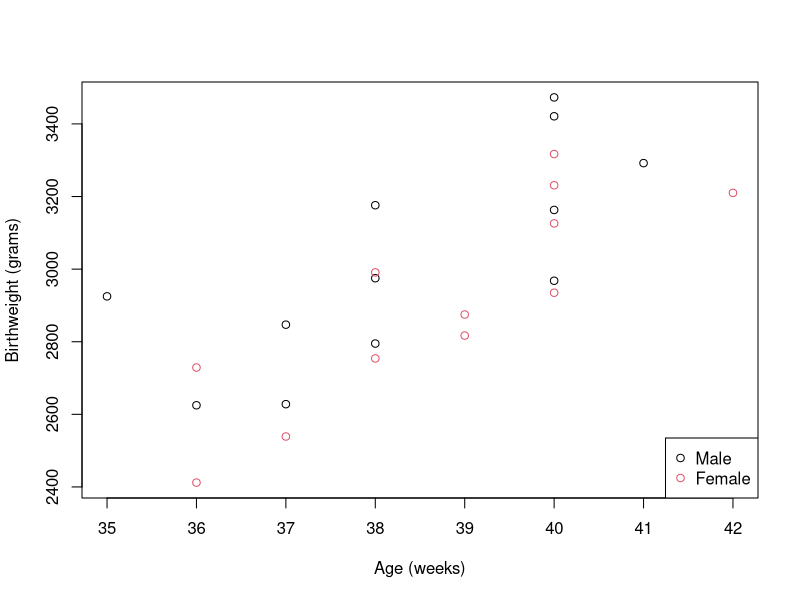
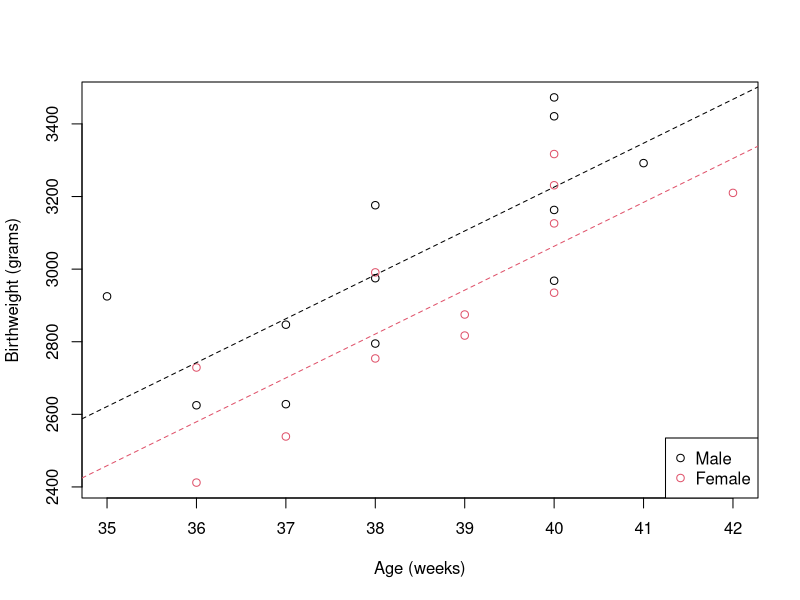

Source code (R) for these figures, in order:
## ---- chunk 1
knitr::opts_chunk$set(eval = FALSE)
knitr::opts_knit$set(root.dir = file.path('..', 'datasets'))
## ---- chunk 2
birth <- read.csv("birth.csv")
## ---- chunk 3
birth$Sex <- as.factor(birth$Sex)
## ---- chunk 4
plot(birth$Age, birth$Weight, xlab = "Age (weeks)", ylab = "Birthweight (grams)",
     col = birth$Sex)
legend("bottomright", legend = c("Male", "Female"), pch = 1, col = 1:2)
## ---- chunk 5
birth_lm1 <- lm(Weight ~ Sex + Age, data = birth)
## ---- chunk 6
birth_lm2 <- lm(Weight ~ Sex + Age + Sex:Age, data = birth)
## ---- chunk 7
newdata <- data.frame(Age = c(39, 42), Sex = c("2", "1"))
predict(birth_lm1, newdata, se.fit = TRUE, interval = "confidence")
predict(birth_lm1, newdata, interval = "prediction")
## ---- chunk 8
summary(birth_lm1)
# For female with 39 weeks
120.89 * 39 - 163.04 - 1610.28
# For male with 42 weeks
120.89 * 42 - 1610.28
## ---- chunk 9
plot(birth$Age, birth$Weight, xlab = "Age (weeks)", ylab = "Birthweight (grams)",
     col = birth$Sex)
legend("bottomright", legend = c("Male", "Female"), pch = 1, col = 1:2)
abline(-1610, 120.9, lty = 2, col = 1)  # for the males
abline(-1773, 120.9, lty = 2, col = 2) # for the females
